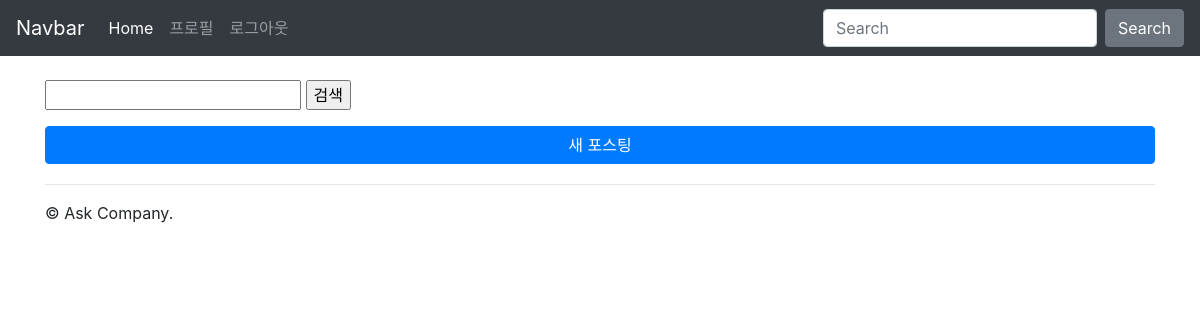
The app's page /instagram/ (signed in), older data.
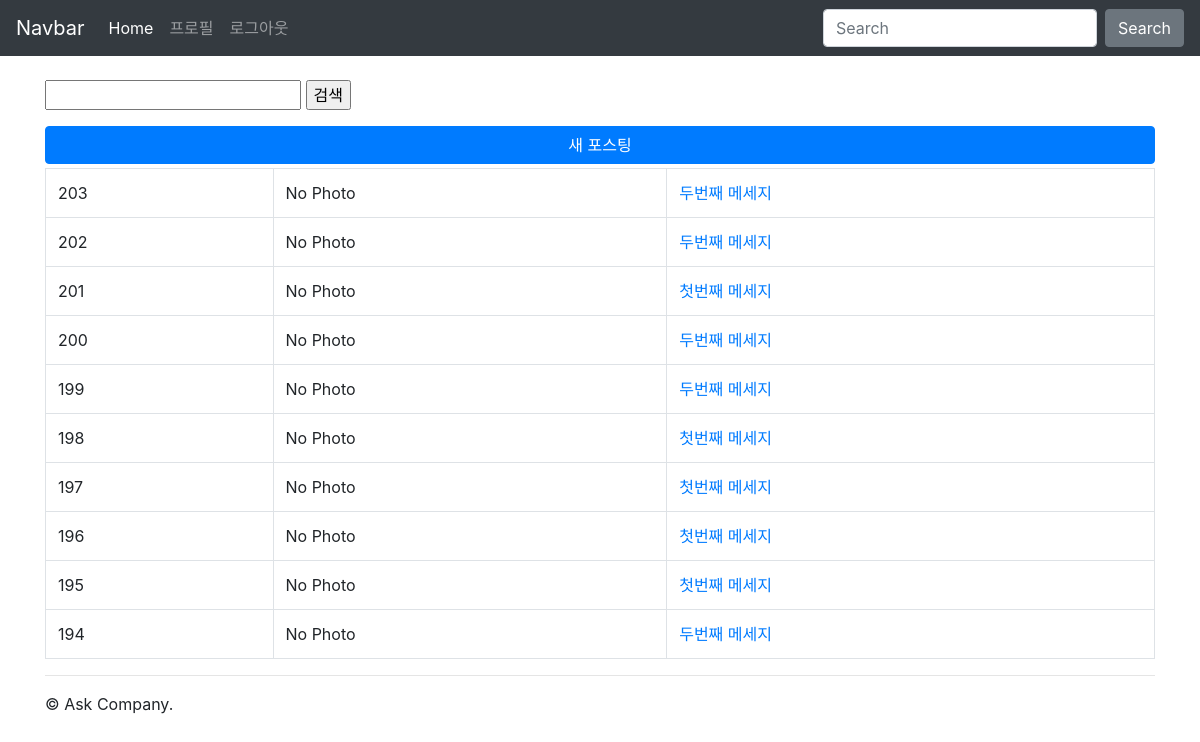
The same page, newer data.
### instagram/models.py (models this page shows, shortened)
class Post(models.Model):
    author = models.ForeignKey(settings.AUTH_USER_MODEL, on_delete=models.CASCADE)
    message = models.TextField(validators=[MinLengthValidator(5)]) # 최소 5글자
    photo = models.ImageField(blank=True, upload_to = 'instagram/post/%Y%m%d') # upload_to를 사용 안하면 media 폴더 한개 안에 너무 많은 이미지 파일이 쌓일 수도 있음.
    is_public = models.BooleanField(default=False, verbose_name = '공개여부')
    created_at = models.DateTimeField(auto_now_add=True)
    updated_at = models.DateTimeField(auto_now=True)
    tag_set = models.ManyToManyField('Tag', blank=True)
    class Meta:
        ordering = ['-id']
    def message_length(self):
        return f"{len(self.message)} 글자"
    message_length.short_description = '메세지 글자수'
    def get_absolute_url(self):
        return reverse('instagram:post_detail', args=[self.pk])

### instagram/views.py (the view)
@method_decorator(login_required, name='dispatch')
class PostListView(ListView):
    model = Post
    paginate_by = 10

### instagram/templates/instagram/post_list.html (shortened to what this page needs)
{% extends "instagram/layout.html" %}
{% load bootstrap4 %}
{% block content %}
    <form action="" method="get">
        <input type = "text" name="q" value="{{ q }}"/>
        <input type = 'submit' value = '검색' />
    </form>
    <a href="{% url 'instagram:post_new' %}" class="btn btn-primary btn-block mt-3 mb-1">새 포스팅</a>
    <table class='table table-bordered table-hover'>
        <tbody>
            {% for post in post_list %}
                <tr>
                    <td>
                        {{post.pk}}
                    </td>
                    <td>
                        {% if post.photo %}
                            <img src="{{post.photo.url}}" style="width : 100px;">
                        {% else %}
                            No Photo
                        {% endif %}
                    </td>
                    <td>
                        <a href = "{{ post.get_absolute_url}}">
                            {{post.message}}
                        </a>
                    </td>
                </tr>
            {% endfor %}
        </tbody>
    </table>
{% endblock content %}

### instagram/templates/instagram/layout.html
{% extends "layout.html" %}

### ask_django/templates/layout.html (shortened to what this page needs)
{% load bootstrap4 static %}
<!doctype html>
<html lang='ko'>
<head>
    <link rel="stylesheet" href="{% static 'bootstrap-4.5.2-dist/css/bootstrap.css' %}"/>
</head>
<body>
    <nav class="navbar navbar-expand-md navbar-dark bg-dark fixed-top">
        <a class="navbar-brand" href="#">Navbar</a>
        <div class="collapse navbar-collapse" id="navbarsExampleDefault">
          <ul class="navbar-nav mr-auto">
            <li class="nav-item active">
              <a class="nav-link" href="#">Home <span class="sr-only">(current)</span></a>
            </li>
            {% if not user.is_authenticated %}
              <li class="nav-item">
                <a class="nav-link" href="{% url 'signup' %}">회원가입</a>
              </li>
              <li class="nav-item">
                <a class="nav-link" href="{% url 'login' %}?next={{ request.get_full_path }}">로그인</a>
              </li>
            {% else %}
              <li class="nav-item">
                <a class="nav-link" href="{% url 'profile' %}">프로필</a>
              </li>
              <li class="nav-item">
                <a class="nav-link" href="{% url 'logout' %}?next={{ request.get_full_path }}">로그아웃</a>
              </li>
            {% endif %}
          </ul>
          <form class="form-inline my-2 my-lg-0">
            <input class="form-control mr-sm-2" type="text" placeholder="Search" aria-label="Search">
            <button class="btn btn-secondary my-2 my-sm-0" type="submit">Search</button>
          </form>
        </div>
      </nav>
      <div class = "container">
          <div class="row">
              <div class="col-sm-12">
                {% block content %}
                {% endblock content %}
                <hr/>
                &copy; Ask Company.
              </div>
          </div>
      </div>
</body>
</html>

### ask_django/templates/layout.html (style rules this page uses)
body { padding-top: 5rem; padding-bottom: 1rem; }

Row changes from the older to the newer data that the page shows:
added Post: pk "203", photo "No Photo", message "두번째 메세지"
added Post: pk "202", photo "No Photo", message "두번째 메세지"
added Post: pk "201", photo "No Photo", message "첫번째 메세지"
added Post: pk "200", photo "No Photo", message "두번째 메세지"
added Post: pk "199", photo "No Photo", message "두번째 메세지"
added Post: pk "198", photo "No Photo", message "첫번째 메세지"
added Post: pk "197", photo "No Photo", message "첫번째 메세지"
added Post: pk "196", photo "No Photo", message "첫번째 메세지"
added Post: pk "195", photo "No Photo", message "첫번째 메세지"
added Post: pk "194", photo "No Photo", message "두번째 메세지"
